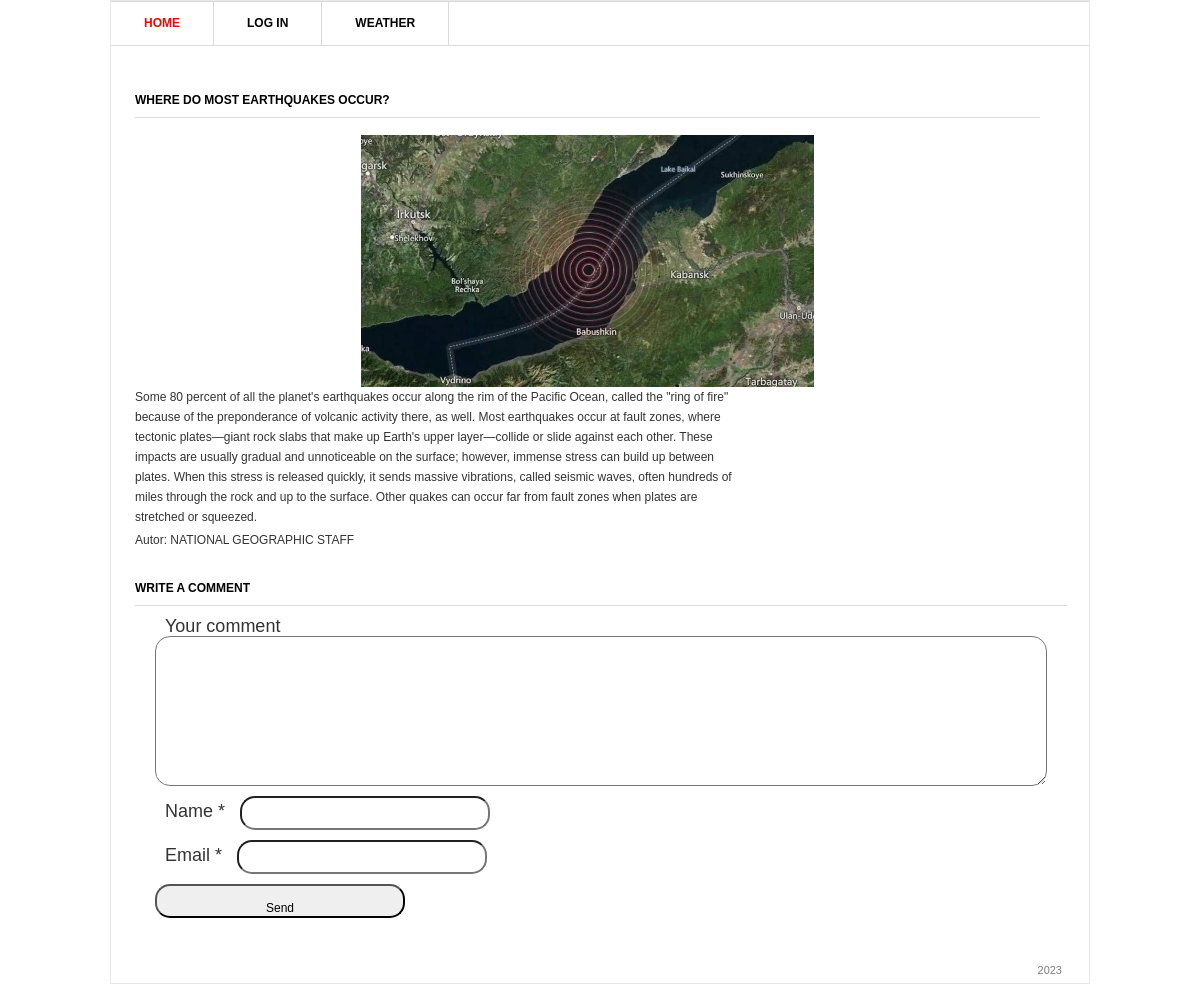
Page /2/ on the committed database.
### blog/models.py (models this page shows, shortened)
class Post(models.Model):
    title = models.CharField('Title', max_length=100)
    description = models.TextField('Text')
    author = models.CharField('Name', max_length=100)
    date = models.DateField('Date')
    img = models.ImageField('Img', upload_to='image/%Y')

### blog/views.py (the view)
# urls.py: path('<int:pk>/', views.PostDetail.as_view()),
class PostDetail(View):
    def get(self, request, pk):
        post = Post.objects.get(id=pk)
        return render(request, 'blog/blog_detail.html', {'post': post})

### templates/blog/blog_detail.html (shortened to what this page needs)
{% load static %}
<html xmlns="http://www.w3.org/1999/html">
<head>
	<link rel="stylesheet" href="{% static 'css/style.css' %}" type="text/css" media="all" />
</head>
<body>
<div class="shell">
	<div class="border">
		<div id="navigation">
			<ul>
			    <li><a href="/" class="active">Home</a></li>
			    <li><a href="/admin">Log in</a></li>
				<li><a href="/weather">Weather</a></li>
			</ul>
	    </div>
		<div id="main">
			<div id="content" class="left">
				<div class="projects">
					<h3>{{ post.title }}</h3>
                    <p align="center">
                        <img src="{{ post.img.url }}" width="50%"/>
                    </p>
					<div class="item">
						<div class="text left">
							<p>{{ post.description }}</p>
							<p>Autor: {{ post.author }}</p>
						</div>
					</div>
				</div>
			</div>
			<div class="form-comment">
				<h3>Write a comment</h3>
			<div>
			<form action="{% url 'add_comment' post.id %}" method="post">
				<div>
			        <label>Your comment</label>
			        <textarea name="text_comments"></textarea>
				</div>
				<div>
			        <label>Name *</label>
			        <input type="text" name="name">
				</div>
				<div>
			        <label>Email *</label>
			        <input type="email" name="email">
				</div>
				<div><input type="submit" value="Send" /></div>
			</form>
		</div>
	</div>
</div>
	<div id="footer">
		<p class="copy right">  2023 </p>
	</div>
</div>
</body>
</html>

### static/css/style.css (style rules this page uses)
* { margin: 0; padding: 0; outline:0; }
body { font-size: 12px; line-height: 20px; font-family: Georgia, Arial, Helvetica, Sans-Serif; color: #333; background: url() repeat 0 0; }
a { color: #ff0000; text-decoration: none; cursor:pointer; }
input, textarea, select { font-family: Arial, Helvetica, sans-serif; font-size:12px; }
textarea { overflow:auto; }
.left, .alignleft { float: left; display: inline; }
.right, .alignright { float: right; display: inline; }
.shell { width: 980px; margin: 0 auto; }
.border { border: 1px solid #e8e8e8; background: #fff; position: relative; }
#navigation { height: 43px; border-top: 1px solid #dbdbdb; border-bottom: 1px solid #dbdbdb; }
#navigation ul { list-style: none; }
#navigation ul li { float: left; height: 43px; border-right: 1px solid #dbdbdb; font-size: 12px; line-height: 43px; font-weight: bold; text-transform: uppercase; }
#navigation ul li a { float: left; height: 43px; color: #000; padding: 0 33px; }
#navigation ul li a:hover, #navigation ul li a.active { color: #ff0000; text-decoration: none; }
#main { width: 932px; padding: 37px 24px 17px 24px; }
#main h3 { font-size: 12px; line-height: 15px; color: #000; text-transform: uppercase; border-bottom: 1px solid #dbdbdb; padding: 0 0 9px 0; }
#content { width: 905px; }
.projects { padding: 10px 0 0 0; }
.projects h3 { margin: 0 0 17px 0; }
.projects .item { margin: 0 0 28px 0; }
.projects .text { width: 600px; }
.projects .text p { padding: 0 0 3px 0; }
#footer { font-family: Arial, sans-serif; font-size: 11px; line-height: 14px; color: #7f7f7f; padding: 18px 27px 20px 38px; }
.form-comment { font-size: 18px; }
.form-comment label { margin: 10px 10px; }
.form-comment input { border-radius: 15px; padding: 15px; height: 10px; width: 250px; }
.form-comment textarea { border-radius: 15px; padding: 15px; height: 150px; width: 100%; resize: vertical; }
.form-comment div { margin: 10px; }

### rows in the picture
Post: title "WHERE DO MOST EARTHQUAKES OCCUR?", img (picture), description "Some 80 percent of all the planet's earthquakes occur along the rim of the Pacific Ocean, called the \"ring of fire\" because of the preponderance of volcanic activity there, as well. Most earthquakes occur at fault zones, where tectonic plates—giant rock slabs that make up Earth's upper layer—collide or slide against each other. These impacts are usually gradual and unnoticeable on the surface; however, immense stress can build up between plates. When this stress is released quickly, it sends massive vibrations, called seismic waves, often hundreds of miles through the rock and up to the surface. Other quakes can occur far from fault zones when plates are stretched or squeezed.", author "NATIONAL GEOGRAPHIC STAFF"
